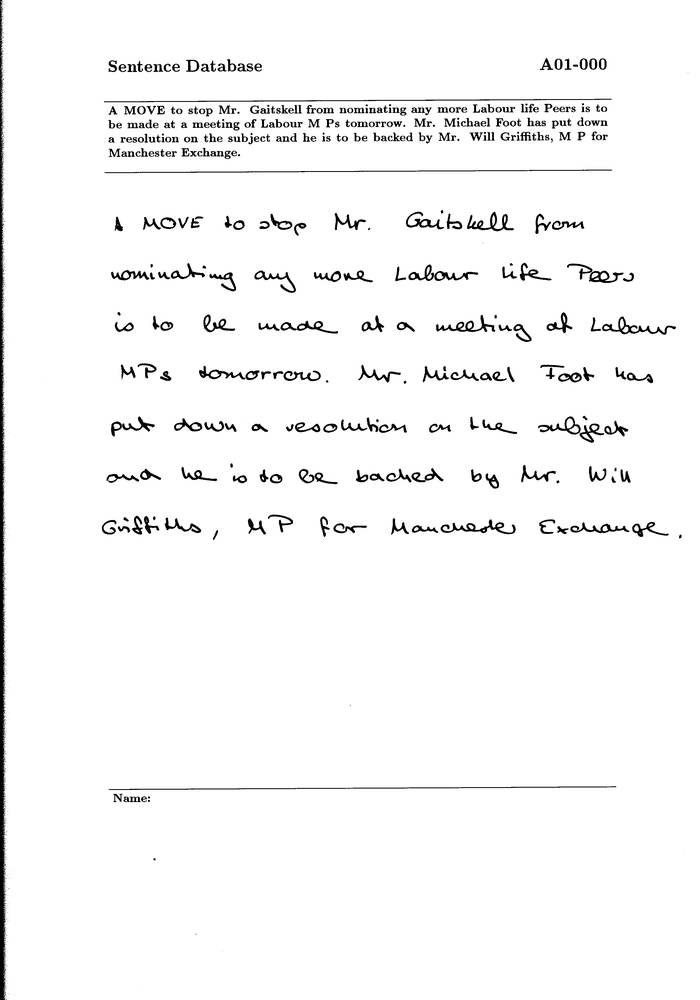
#> input picture data/01/1/1.PNG, 700 x 1000 px, shrunk from 2479 x 3542 before the run, given in place of ideal.png, which was not available
$ python experiment5.py   (older library calls are emulated)
#> lines starting #> are read from the running program, lines starting #| are printed output that depends on the picture; after the words box and inside, x2 and y2 are one past the last pixel; in counts of white or black regions, pixels touching at a corner belong together; pictures that were not available may be replaced by others from this repository, and a replacement may not be noted
### feature_extraction.py
from operator import itemgetter

import numpy as np
import cv2
from scipy.signal import find_peaks, argrelextrema
from sklearn.metrics import mean_squared_error

import preprocessing_module
import math
from scipy import stats
import statistics as stat
from contour_features import contour_feautres
from matplotlib import pyplot as plt
from matplotlib import lines as mlines
class feature_extractor(object):


    def __init__(self):

        img=cv2.imread("./ideal.png",0)
#> img is the input picture: shape (1000, 700); min 0, max 255, mean 247
        self.ideal_hist=self.get_histogram(img)


    # n is the length of fragment
    # [129 lines left out: functions edge_direction_distribution, edge_based_feature, build_filters, Gabor_filter_features, find_contour_perimeter, normalize and 1 more, not called in this run]


    def minimum_error_line_segments(self,x,y):
        lx = len(x)
        errs = []
        slopes = []


        if lx == 2:
            errs.append(0)
            s = (y[0]-y[1])/(x[0]-x[1])
            slopes.append((0,s,0))

        elif lx == 3:
            errs.append(0)
            s1 = (y[0]-y[1])/(x[0]-x[1])
            s2 = (y[1]-y[2])/(x[1]-x[2])
            slopes.append((0,s1,s2))

        else:
            for i in range(1,lx-1):
                for j in range(i+1,lx-1):


                    if i < j :
                        reg_res_s2 = stats.linregress(x[i:j+1],y[i:j+1])
                        s2 = reg_res_s2[0]
                        err2 = reg_res_s2[4]
                        if(err2<0):
                            print("lessthan 0")
                        reg_res_s1 = stats.linregress(x[:i+1],y[:i+1])
                        s1 = reg_res_s1[0]
                        err1 = reg_res_s1[4]
                        reg_res_s3 = stats.linregress(x[j:],y[j:])
                        s3 = reg_res_s3[0]
                        err3 = reg_res_s3[4]
                        if(err3<0):
                            print("lessthan 0")
                        if(err1<0):
                            print("lessthan 0")
                        err = err1 + err2 +err3
                        slopes.append((s1,s2,s3))
                        errs.append(err)
                    else :

                        break


        min_i_val,min_i= (errs[0],0)
        for i,j in enumerate(errs):
            if(j<min_i_val):
                min_i_val,min_i = (j,i)

        return slopes[min_i]


    # [40 lines left out: functions newline, fractal_features2, not called in this run]


    def fractal_features(self,line):


        h= np.size(line,0)
        w = np.size(line,1)
        area = h*w
        #canny edge detection
        #  compute the median of the single channel pixel intensities
        v = np.median(line)
        sigma = 0.3

	    # apply automatic Canny edge detection using the computed median
        lower = int(max(0, (1.0 - sigma) * v))
        upper = int(min(255, (1.0 + sigma) * v))
        edged = cv2.Canny(line, lower, upper)

        # cv2.imshow("edged",edged)
        # cv2.waitKey(0)


        kernel = cv2.getStructuringElement(cv2.MORPH_ELLIPSE,(2,2))

        y=[]
        x=[]
        for i in range(1,20): #try with fifty differenr radii of the disk
            edged = cv2.dilate(edged,kernel,iterations=1)
            a = cv2.countNonZero(edged)


            g = math.log(a/i)
            y.append(g)
            x.append(math.log(i))

        # [4 lines of commented-out code are left out]

        f0,f1,f2 = self.minimum_error_line_segments(x,y)
        return (f0,f1,f2)


    def extract_features_from_lines(self,img,pm):
        '''
        Calculates the mean feature vectors for an image
        :param img: cropped image
        :param pm: preprocessing module
        :return: mean feature vector of lines
        '''
        print("extracting features from lines")
        features = []
        lines = pm.get_lines3(img)
        for line in lines:
            # cv2.imshow("line",cv2.resize(line,(700,100)))
            # cv2.waitKey(0)
            # print("Extracting fractal features")
            f0,f1,f2 = self.fractal_features(line)
            # [7 lines of commented-out code are left out]
            cf = contour_feautres()
            f8 = cf.contour_feautre_extract(line)
            #f9 = self.lower_upper_contour(line)


            #line_feature = self.histogram_features(line)
            line_feature = np.concatenate(([f0,f1,f2],f8))
            features.append(line_feature)
            #features.append(f6)

        mean_feature_vector = np.mean(features,axis=0)
        print("mean{}".format(mean_feature_vector))
        # std_dev = np.std(features,axis=0)
        # feature_vec =np.concatenate((mean_feature_vector,std_dev))

        return mean_feature_vector


    def extract_features_from_document(self,img):
        return self.Gabor_filter_features(img)

    # [513 lines left out: functions extract_features_from_line, white_space2, connected_comp_feautres2, extract_lines_features, lower_upper_contour, max_index and 10 more, not called in this run]


    def get_histogram(self,img):
        histogram=[]
        #loop through the image to calcultae the  horizontal histogram of the image
        for i in range(img.shape[0]): #for each row
            sum=0
            for j in range(img.shape[1]): # for each col
                if img[i][j]==0:
                    sum+=1
            histogram.append(sum)
#> in __init__, `self.ideal_hist=self.get_histogram(img)`: self.ideal_hist = 1000 values, max 94 at index 329, min 0 at index 0, mean 5.84
        return histogram

    # [15 lines left out: function histogram_features, not called in this run]

# [29 lines that do not run on import are left out]

### IAM_loader.py
import xml.etree.ElementTree as ET

import cv2
import os
import glob
import numpy as np
from skimage.io import imread
from matplotlib import pyplot as plt
from os import listdir


class IAM_loader(object):

    def __init__(self,data_path,parse_method="form"):
        self.data_images_path=os.path.join(data_path,'original')
        self.meta_data_xml_path=os.path.join(data_path,'meta','Xml')
        self.meta_data_forms_path=os.path.join(data_path,'meta','forms','forms.txt')
        self.data_path = data_path
        self.parse_method=parse_method
        self.output_path=os.path.join(data_path,'output2')
        if not os.path.exists(self.output_path):
            os.makedirs(self.output_path)


    # [115 lines left out: functions split_data, read_forms_meta_data, preprocess, load_image, not called in this run]

    def load_image_at_path(self,image_path,THRESHOLD=True):
        '''

        :param image_path: the path of an image
        :return: image after binary thresholding
        '''
#> called with image_path = './data/01/test.PNG', THRESHOLD = False
        try:

            assert os.path.exists(image_path),'{} is not a valid image path'.format(image_path)
            image = cv2.imread(image_path,0) #reads the image in gray scale
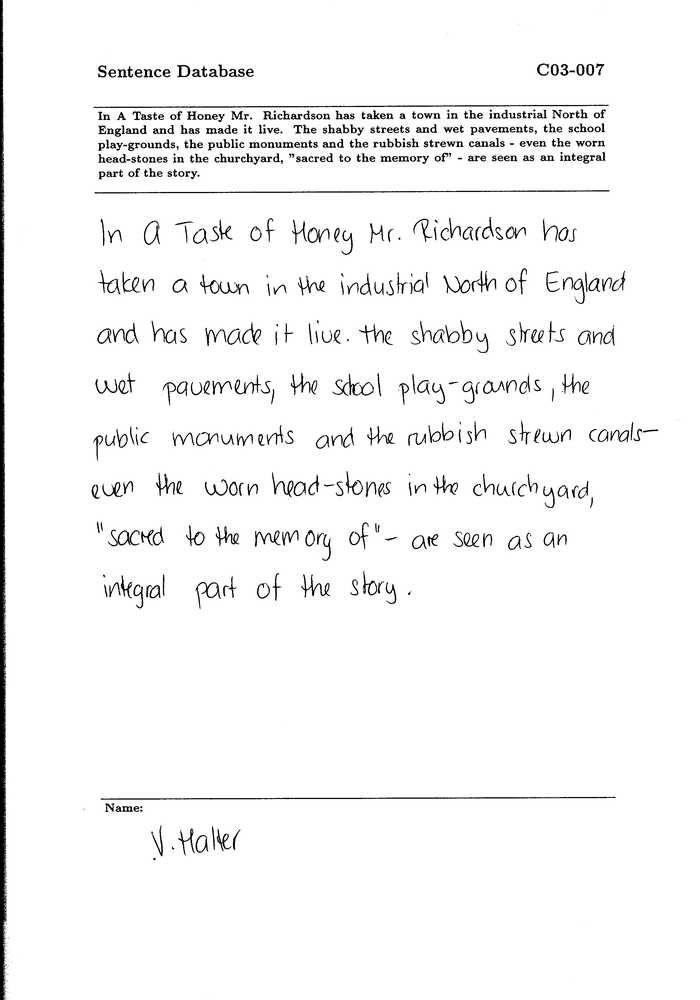
#> input picture data/01/test.png, 700 x 1000 px, shrunk from 2479 x 3542 before the run, found by its file name
#> image is the input picture: shape (1000, 700); min 0, max 255, mean 246.1
            if THRESHOLD:
                _,image= cv2.threshold(image,0,255,cv2.THRESH_OTSU) #convert the image to binary

        except:
            print("Failed to read image at image_path: "+image_path)
            return None
        return image


    # [154 lines left out: functions get_bounding_box, crop, process_data, get_split_bb, split_document, segment_into_lines and 3 more, not called in this run]


    def read_test_case_directory(self,path,threshold=True):
        print("loading test case in directory at path: {}".format(path))
        test_file = os.path.join(path,'test.PNG')
        test_image = self.load_image_at_path(test_file,threshold)
        training = []
        training_labels = []
        for i in range(1,4):
            train_path = os.path.join(path,str(i))
            print("loading image at path: {}".format(train_path))
            training_files = glob.glob(os.path.join(train_path,'*.PNG'))
            print("Training files : {}".format(training_files))
            for train_file in training_files:
                train_image = self.load_image_at_path(train_file,threshold)
                label = i
                training.append(train_image)
                training_labels.append(label)

        return test_image,training,training_labels


    def read_dirs(self,path):
        temp_dirs=os.listdir(path)
        filtered_dirs = [temp_dir for temp_dir in temp_dirs if temp_dir.isnumeric()]
        sorted_dirs = sorted(filtered_dirs,key= lambda dir_name:int(dir_name))
        dirs = (os.path.join(path,dirname) for dirname in sorted_dirs)

        return dirs


# [33 lines that do not run on import are left out]

### preprocessing_module.py
import cv2
import numpy as np
import math
from matplotlib import pyplot as plt
from sklearn.cluster import MeanShift
from sklearn.cluster import KMeans


class preprocessing_module(object):

  def __init__(self):
      self.WIDTH=2175 #image width
      self.HEIGHT=2304 #image height


  # [23 lines left out: function line_segmentation, not called in this run]

#get the window that contains the words
  def crop_image(self,image,y1,y2,x1,x2):
    image=image[y1:y2,x1:x2]
    return image


  #note : use WIDTH and HEIGHT
  def resize_image (self,img):
    img=cv2.resize(img, dsize=(self.HEIGHT, self.WIDTH), interpolation=cv2.INTER_CUBIC)
    return img

  # [29 lines of commented-out code are left out]

  # [105 lines left out: functions detect_lines, get_lines, get_lines2, get_histogram, get_region2, not called in this run]


  def get_lines3(self,img,threshold=50,winsize=100):
      hist = np.sum(img==0,axis=1)
      print(len(hist))
      candidateWhiteSpace =np.array( [i for i,value in enumerate(hist) if value<threshold]).reshape(-1,1)
      print(len(candidateWhiteSpace))
      Clustering = MeanShift(bandwidth=winsize).fit(candidateWhiteSpace)
      G=Clustering.cluster_centers_
      ycrop = sorted([int(y[0]) for y in G])
      print(ycrop)


      lines = []
      for i in range(1,len(ycrop)):
          line = img[ycrop[i-1]:ycrop[i],0:]

          if np.sum(sum(line==0))>200:
            lines.append(line)
      return lines


  # [13 lines left out: function get_region, not called in this run]


  def get_cropped_image(self,image):

              #canny edge detection
        #  compute the median of the single channel pixel intensities
        v = np.median(image)
#> v = 255
        sigma = 0.1

	    # apply automatic Canny edge detection using the computed median
        lower = int(max(0, (1.0 - sigma) * v))
#> lower = 229
        upper = int(min(255, (1.0 + sigma) * v))
#> upper = 255
        edges = cv2.Canny(image, lower, upper)
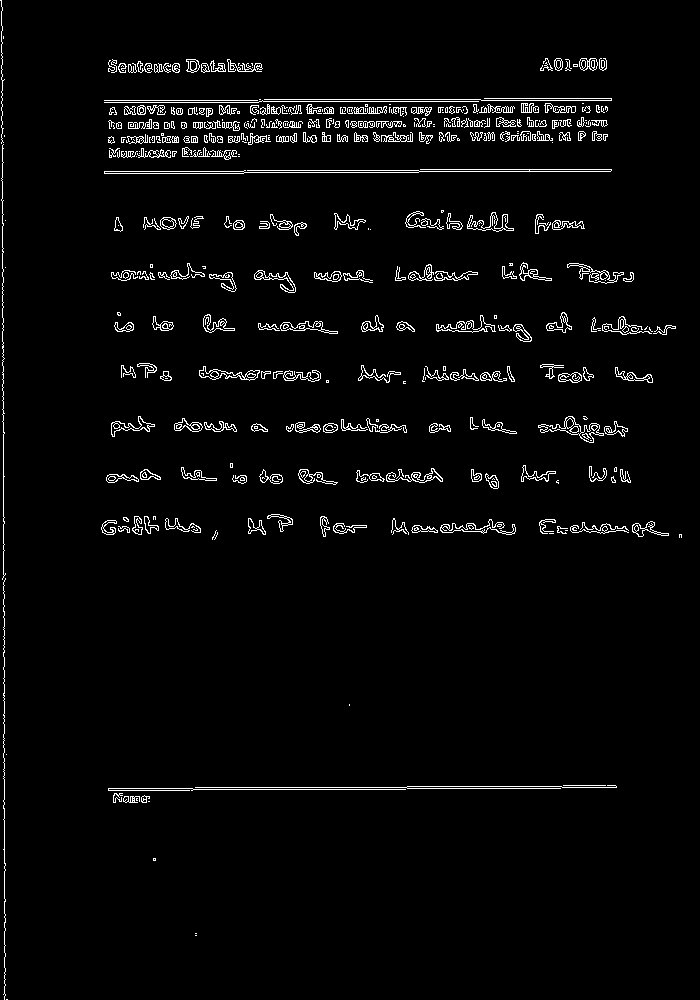
#> edges: shape (1000, 700); 3% white in thin lines or dots
        # [11 lines of commented-out code are left out]

        lines = cv2.HoughLinesP(edges,1,np.pi/180,70,maxLineGap=2,minLineLength=image.shape[1]//3)
#> lines = None
        # [6 lines of commented-out code are left out]
        if lines is None or len(lines)<3:
            line_ys = self.use_hints(lines)
#> line_ys = [360, 660, 2800]
        else:


            # [6 lines of commented-out code are left out]


            lines_y_axis = np.array([[line[0][1]] for line in lines])
            kmeans = KMeans(n_clusters=3,n_init=3).fit(lines_y_axis)

            line_ys =[ int(centroid[0]) for centroid in sorted(kmeans.cluster_centers_,key = lambda x:x[0])]
            if abs(line_ys[0]-line_ys[1])<200 or abs(line_ys[1]-line_ys[2])<200:
                line_ys = self.use_hints(lines)


             # [6 lines of commented-out code are left out]
        minx = 20
        maxx = image.shape[1]-10
#> maxx = 690
        print(line_ys)
#| [360, 660, 2800]

        cropped_image =self.crop_image(image,line_ys[1],line_ys[2],minx,maxx)
        # cv2.imshow("cim",cv2.resize(cropped_image,(700,500)))
        # cv2.waitKey(0)
        return cropped_image


  def use_hints(self,lines):
      hints = [360,660,2800]
      return hints


  def otsu_threshold(selfself,img):
      _,image= cv2.threshold(img,0,255,cv2.THRESH_OTSU)
#> image: shape (340, 670); 99.6% white; black in thin lines or dots, all inside (x1, y1, x2, y2) = (89, 45, 596, 275)
      return image


# [81 lines that do not run on import are left out]

### experiment5.py
from IAM_loader import IAM_loader
import preprocessing_module
import feature_extraction
import classifier
from sklearn.preprocessing import normalize
import os
from os import listdir
import time
import cv2


loader = IAM_loader("../version1/data")
pm = preprocessing_module.preprocessing_module()
ft = feature_extraction.feature_extractor()
cl = classifier.classifier()

path = "./data"

dirs = loader.read_dirs(path)
results = open("results.txt",'w')
test_time = open("time.txt",'w')


# [11 lines left out: function compare_and_find_accuracy, not called in this run]


for dir in dirs:

    start_time = time.time()

    test,training_data,training_labels = loader.read_test_case_directory(dir,threshold=False)
    cropped_training_data = [pm.otsu_threshold(pm.get_cropped_image(training_data[i])) for i in range(len(training_data))]
#> in get_cropped_image (call 2), `edges = cv2.Canny(image, lower, upper)`: edges: shape (1000, 700); 4.6% white in thin lines or dots
#| [360, 660, 2800]
#> in otsu_threshold (call 2), `_,image= cv2.threshold(img,0,255,cv2.THRESH_OTSU)`: image: shape (340, 670); 98% white; black in thin lines or dots, all inside (x1, y1, x2, y2) = (79, 20, 652, 200)
#> in get_cropped_image (call 3), `edges = cv2.Canny(image, lower, upper)`:
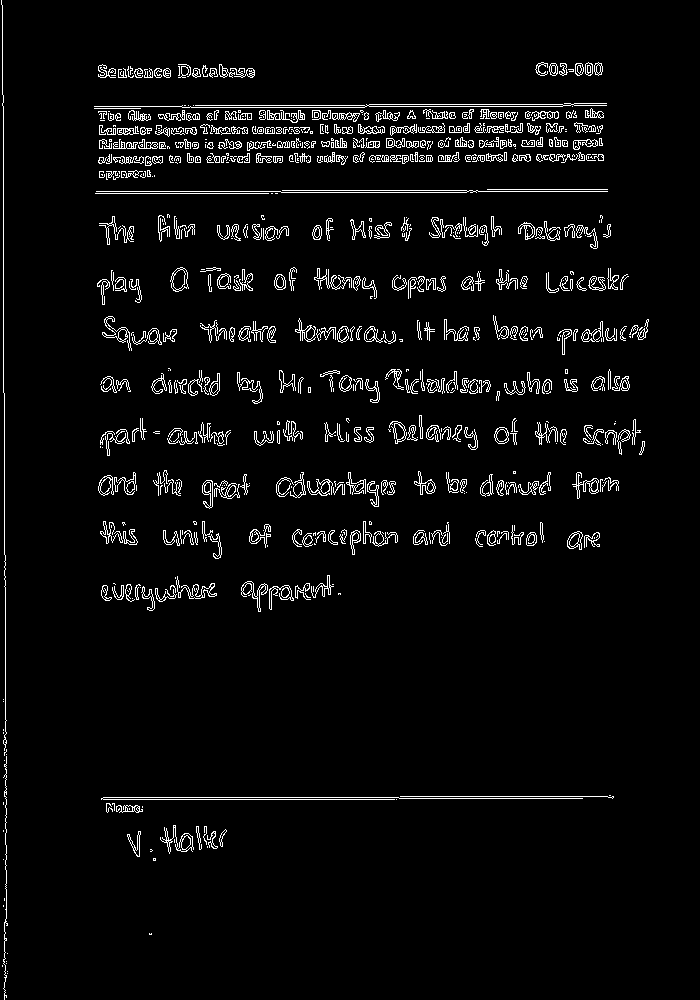
#> edges: shape (1000, 700); 4.1% white in thin lines or dots
#> in get_cropped_image (call 3), `lines = cv2.HoughLinesP(edges,1,np.pi/180,70,maxLineGap=2,minLineLengt..`: lines = [[103, 797, 398, 797], [101, 799, 396, 799], [3, 392, 3, 106]]
#> in get_cropped_image (call 3), `lines_y_axis = np.array([[line[0][1]] for line in lines])`: lines_y_axis = [797, 799, 392]
#> in get_cropped_image (call 3), `line_ys =[ int(centroid[0]) for centroid in sorted(kmeans.cluster_cent..`: line_ys = [392, 797, 799]
#> in get_cropped_image (call 3), `line_ys = self.use_hints(lines)`: line_ys = [360, 660, 2800]
#| [360, 660, 2800]
#> in otsu_threshold (call 3), `_,image= cv2.threshold(img,0,255,cv2.THRESH_OTSU)`: image: shape (340, 670); 99.4% white; black in thin lines or dots, all inside (x1, y1, x2, y2) = (81, 136, 594, 275)
#> in get_cropped_image (call 4), `edges = cv2.Canny(image, lower, upper)`:
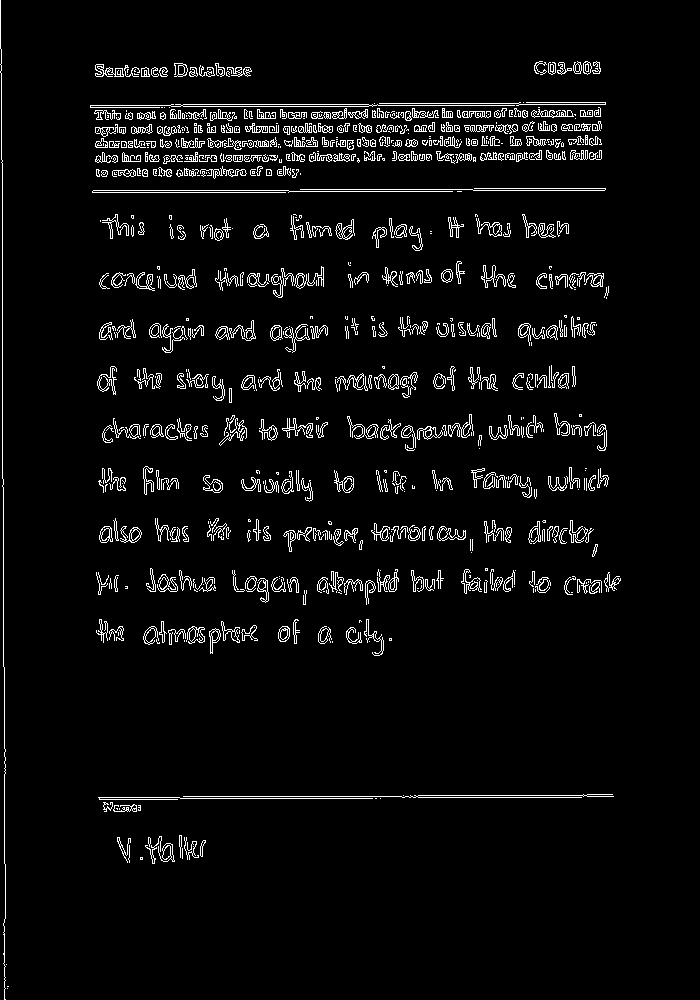
#> edges: shape (1000, 700); 4.5% white in thin lines or dots, all inside (x1, y1, x2, y2) = (0, 0, 621, 1000)
#> in get_cropped_image (call 4), `lines = cv2.HoughLinesP(edges,1,np.pi/180,70,maxLineGap=2,minLineLengt..`: lines = [[2, 478, 2, 160]]
#| [360, 660, 2800]
#> in otsu_threshold (call 4), `_,image= cv2.threshold(img,0,255,cv2.THRESH_OTSU)`:
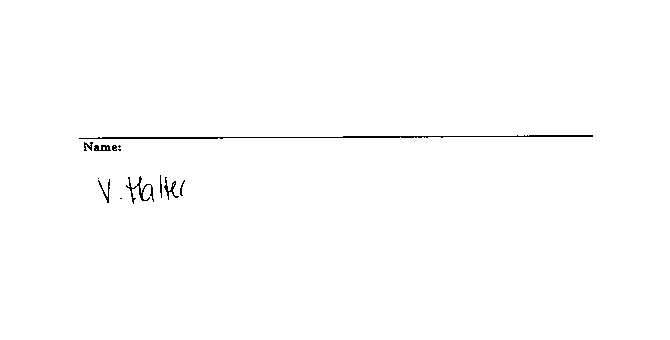
#> image: shape (340, 670); 99.4% white; black in thin lines or dots, all inside (x1, y1, x2, y2) = (79, 135, 593, 204)
#| [360, 660, 2800]
    test = pm.otsu_threshold(pm.get_cropped_image(test))
#> in get_cropped_image (call 6), `edges = cv2.Canny(image, lower, upper)`:
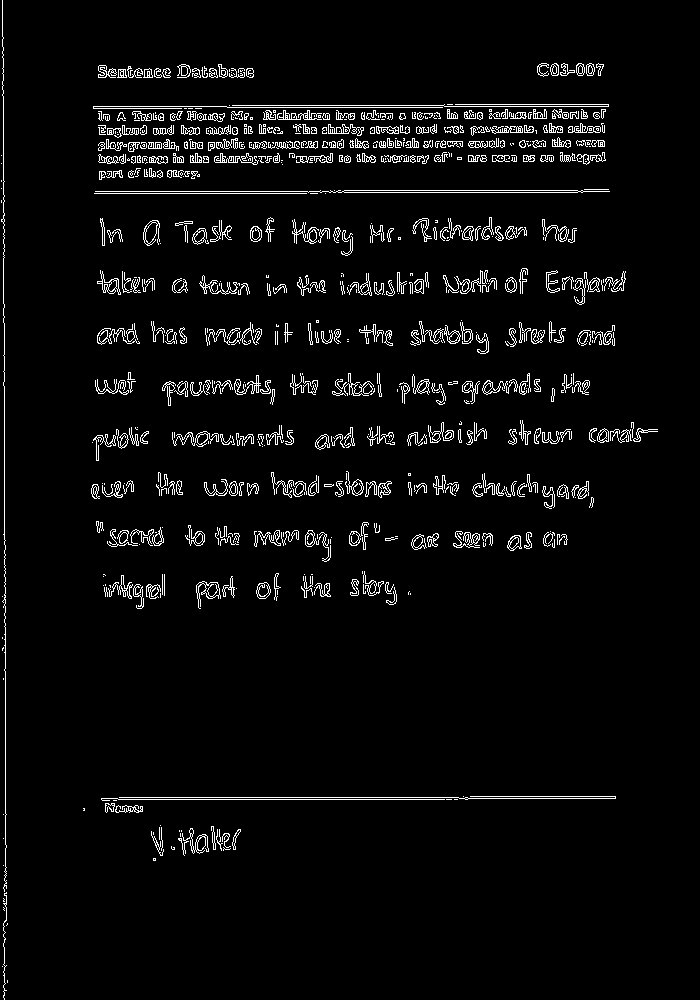
#> edges: shape (1000, 700); 4.1% white in thin lines or dots
#> in get_cropped_image (call 6), `lines = cv2.HoughLinesP(edges,1,np.pi/180,70,maxLineGap=2,minLineLengt..`: lines = [[118, 799, 457, 799], [119, 797, 458, 797], [95, 191, 332, 191], [329, 192, 577, 192], [344, 190, 577, 190]]
#> in get_cropped_image (call 6), `lines_y_axis = np.array([[line[0][1]] for line in lines])`: lines_y_axis = [799, 797, 191, 192, 190]
#> in get_cropped_image (call 6), `line_ys =[ int(centroid[0]) for centroid in sorted(kmeans.cluster_cent..`: line_ys = [191, 797, 799]
#> in get_cropped_image (call 6), `line_ys = self.use_hints(lines)`: line_ys = [360, 660, 2800]
#| [360, 660, 2800]
#> in otsu_threshold (call 6), `_,image= cv2.threshold(img,0,255,cv2.THRESH_OTSU)`: image: shape (340, 670); 99.4% white; black in thin lines or dots, all inside (x1, y1, x2, y2) = (81, 137, 596, 200)
    feature_vectors = []
    for example in cropped_training_data:
#> (the run stopped early here; a loop or call above may not have finished)
